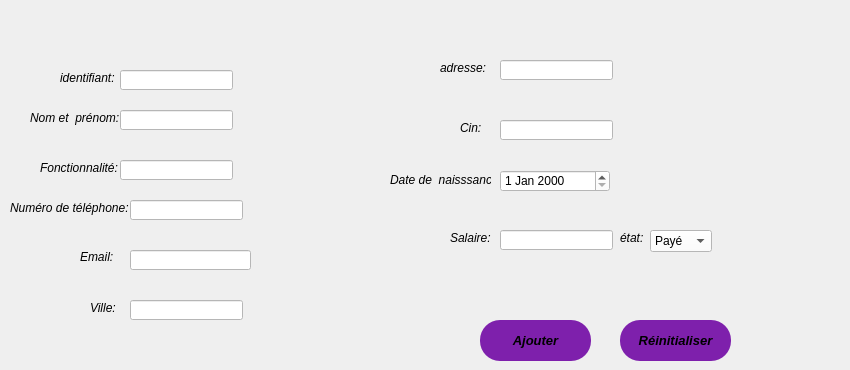
      <widget class="QWidget" name="tab_3">
       <attribute name="title">
        <string> Ajouter  un personnel</string>
       </attribute>
       <widget class="QLabel" name="label_3">
        <property name="geometry">
         <rect>
          <x>30</x>
          <y>110</y>
          <width>91</width>
          <height>16</height>
         </rect>
        </property>
        <property name="font">
         <font>
          <italic>true</italic>
         </font>
        </property>
        <property name="text">
         <string>Nom et  prénom:</string>
        </property>
       </widget>
       <widget class="QLineEdit" name="lineEdit_2">
        <property name="geometry">
         <rect>
          <x>120</x>
          <y>110</y>
          <width>113</width>
          <height>20</height>
         </rect>
        </property>
        <property name="styleSheet">
         <string notr="true">background-color: rgb(255, 255, 255);
</string>
        </property>
       </widget>
       <widget class="QLabel" name="label_5">
        <property name="geometry">
         <rect>
          <x>40</x>
          <y>160</y>
          <width>91</width>
          <height>16</height>
         </rect>
        </property>
        <property name="font">
         <font>
          <italic>true</italic>
         </font>
        </property>
        <property name="text">
         <string>Fonctionnalité:</string>
        </property>
       </widget>
       <widget class="QLineEdit" name="lineEdit_3">
        <property name="geometry">
         <rect>
          <x>120</x>
          <y>160</y>
          <width>113</width>
          <height>20</height>
         </rect>
        </property>
        <property name="styleSheet">
         <string notr="true">background-color: rgb(255, 255, 255);</string>
        </property>
       </widget>
       <widget class="QLabel" name="label_6">
        <property name="geometry">
         <rect>
          <x>10</x>
          <y>200</y>
          <width>121</width>
          <height>16</height>
         </rect>
        </property>
        <property name="font">
         <font>
          <italic>true</italic>
         </font>
        </property>
        <property name="text">
         <string>Numéro de téléphone:</string>
        </property>
       </widget>
       <widget class="QLineEdit" name="lineEdit_4">
        <property name="geometry">
         <rect>
          <x>130</x>
          <y>200</y>
          <width>113</width>
          <height>20</height>
         </rect>
        </property>
        <property name="styleSheet">
         <string notr="true">background-color: rgb(255, 255, 255);</string>
        </property>
       </widget>
       <widget class="QLabel" name="label_7">
        <property name="geometry">
         <rect>
          <x>80</x>
          <y>250</y>
          <width>47</width>
          <height>14</height>
         </rect>
        </property>
        <property name="font">
         <font>
          <italic>true</italic>
         </font>
        </property>
        <property name="text">
         <string>Email:</string>
        </property>
       </widget>
       <widget class="QLineEdit" name="lineEdit_5">
        <property name="geometry">
         <rect>
          <x>130</x>
          <y>250</y>
          <width>121</width>
          <height>20</height>
         </rect>
        </property>
        <property name="styleSheet">
         <string notr="true">background-color: rgb(255, 255, 255);</string>
        </property>
       </widget>
       <widget class="QLineEdit" name="lineEdit_6">
        <property name="geometry">
         <rect>
          <x>130</x>
          <y>300</y>
          <width>113</width>
          <height>20</height>
         </rect>
        </property>
        <property name="styleSheet">
         <string notr="true">alternate-background-color: rgb(255, 255, 255);
background-color: rgb(255, 255, 255);</string>
        </property>
       </widget>
       <widget class="QLabel" name="label_8">
        <property name="geometry">
         <rect>
          <x>90</x>
          <y>300</y>
          <width>31</width>
          <height>16</height>
         </rect>
        </property>
        <property name="font">
         <font>
          <italic>true</italic>
         </font>
        </property>
        <property name="text">
         <string>Ville:</string>
        </property>
       </widget>
       <widget class="QLineEdit" name="lineEdit_7">
        <property name="geometry">
         <rect>
          <x>500</x>
          <y>60</y>
          <width>113</width>
          <height>20</height>
         </rect>
        </property>
        <property name="styleSheet">
         <string notr="true">background-color: rgb(255, 255, 255);</string>
        </property>
       </widget>
       <widget class="QLineEdit" name="lineEdit_8">
        <property name="geometry">
         <rect>
          <x>500</x>
          <y>120</y>
          <width>113</width>
          <height>20</height>
         </rect>
        </property>
        <property name="styleSheet">
         <string notr="true">background-color: rgb(255, 255, 255);</string>
        </property>
       </widget>
       <widget class="QLabel" name="label_9">
        <property name="geometry">
         <rect>
          <x>440</x>
          <y>60</y>
          <width>51</width>
          <height>16</height>
         </rect>
        </property>
        <property name="font">
         <font>
          <italic>true</italic>
         </font>
        </property>
        <property name="text">
         <string>adresse:</string>
        </property>
       </widget>
       <widget class="QLabel" name="label_10">
        <property name="geometry">
         <rect>
          <x>460</x>
          <y>120</y>
          <width>31</width>
          <height>16</height>
         </rect>
        </property>
        <property name="font">
         <font>
          <italic>true</italic>
         </font>
        </property>
        <property name="text">
         <string>Cin:</string>
        </property>
       </widget>
       <widget class="QLabel" name="label_11">
        <property name="geometry">
         <rect>
          <x>450</x>
          <y>230</y>
          <width>91</width>
          <height>16</height>
         </rect>
        </property>
        <property name="font">
         <font>
          <italic>true</italic>
         </font>
        </property>
        <property name="text">
         <string>Salaire:</string>
        </property>
       </widget>
       <widget class="QLineEdit" name="lineEdit_9">
        <property name="geometry">
         <rect>
          <x>500</x>
          <y>230</y>
          <width>113</width>
          <height>20</height>
         </rect>
        </property>
        <property name="styleSheet">
         <string notr="true">background-color: rgb(255, 255, 255);</string>
        </property>
       </widget>
       <widget class="QLabel" name="label_12">
        <property name="geometry">
         <rect>
          <x>620</x>
          <y>230</y>
          <width>91</width>
          <height>16</height>
         </rect>
        </property>
        <property name="font">
         <font>
          <italic>true</italic>
         </font>
        </property>
        <property name="text">
         <string>état:</string>
        </property>
       </widget>
       <widget class="QComboBox" name="comboBox">
        <property name="geometry">
         <rect>
          <x>650</x>
          <y>230</y>
          <width>62</width>
          <height>22</height>
         </rect>
        </property>
        <property name="styleSheet">
         <string notr="true">background-color: rgb(255, 255, 255);</string>
        </property>
        <item>
         <property name="text">
          <string>Payé</string>
         </property>
        </item>
        <item>
         <property name="text">
          <string>Impayé</string>
         </property>
        </item>
        <item>
         <property name="text">
          <string>à Payé</string>
         </property>
        </item>
       </widget>
       <widget class="QLabel" name="label_47">
        <property name="geometry">
         <rect>
          <x>390</x>
          <y>170</y>
          <width>101</width>
          <height>20</height>
         </rect>
        </property>
        <property name="font">
         <font>
          <italic>true</italic>
         </font>
        </property>
        <property name="text">
         <string>Date de  naisssance:</string>
        </property>
       </widget>
       <widget class="QLabel" name="label_19">
        <property name="geometry">
         <rect>
          <x>730</x>
          <y>0</y>
          <width>111</width>
          <height>101</height>
         </rect>
        </property>
        <property name="text">
         <string/>
        </property>
       </widget>
       <widget class="QPushButton" name="ajouter">
        <property name="geometry">
         <rect>
          <x>480</x>
          <y>320</y>
          <width>111</width>
          <height>41</height>
         </rect>
        </property>
        <property name="font">
         <font>
          <pointsize>10</pointsize>
          <weight>75</weight>
          <italic>true</italic>
          <bold>true</bold>
         </font>
        </property>
        <property name="styleSheet">
         <string notr="true">
QPushButton
{
border-radius: 10px 100px / 120px;
background-color: rgb(126, 32, 172);
border-color: rgb(0, 0, 255);
border-radius: 20px;
}
QPushButton:hover
{

border-left:10px solid rgb(255, 255, 255);
color:rgb(255, 255, 255);
}
QPushButton:pressed
{
font: 11pt &quot;Microsoft YaHei&quot;;
}

</string>
        </property>
        <property name="text">
         <string>Ajouter</string>
        </property>
       </widget>
       <widget class="QPushButton" name="ajouter_2">
        <property name="geometry">
         <rect>
          <x>620</x>
          <y>320</y>
          <width>111</width>
          <height>41</height>
         </rect>
        </property>
        <property name="font">
         <font>
          <pointsize>10</pointsize>
          <weight>75</weight>
          <italic>true</italic>
          <bold>true</bold>
         </font>
        </property>
        <property name="styleSheet">
         <string notr="true">
QPushButton
{
border-radius: 10px 100px / 120px;
background-color: rgb(126, 32, 172);
border-color: rgb(0, 0, 255);
border-radius: 20px;
}
QPushButton:hover
{

border-left:10px solid rgb(255, 255, 255);
color:rgb(255, 255, 255);
}
QPushButton:pressed
{
font: 11pt &quot;Microsoft YaHei&quot;;
}

</string>
        </property>
        <property name="text">
         <string>Réinitialiser</string>
        </property>
       </widget>
       <widget class="QDateEdit" name="dateEdit_3">
        <property name="geometry">
         <rect>
          <x>500</x>
          <y>170</y>
          <width>110</width>
          <height>22</height>
         </rect>
        </property>
        <property name="styleSheet">
         <string notr="true">background-color: rgb(255, 255, 255);</string>
        </property>
       </widget>
       <widget class="QLabel" name="label_21">
        <property name="geometry">
         <rect>
          <x>60</x>
          <y>70</y>
          <width>91</width>
          <height>16</height>
         </rect>
        </property>
        <property name="font">
         <font>
          <italic>true</italic>
         </font>
        </property>
        <property name="text">
         <string>identifiant:</string>
        </property>
       </widget>
       <widget class="QLineEdit" name="lineEdit_11">
        <property name="geometry">
         <rect>
          <x>120</x>
          <y>70</y>
          <width>113</width>
          <height>20</height>
         </rect>
        </property>
        <property name="styleSheet">
         <string notr="true">background-color: rgb(255, 255, 255);
</string>
        </property>
       </widget>
       <zorder>label_6</zorder>
       <zorder>label_12</zorder>
       <zorder>label_11</zorder>
       <zorder>label_5</zorder>
       <zorder>label_3</zorder>
       <zorder>lineEdit_2</zorder>
       <zorder>lineEdit_3</zorder>
       <zorder>lineEdit_4</zorder>
       <zorder>label_7</zorder>
       <zorder>lineEdit_5</zorder>
       <zorder>lineEdit_6</zorder>
       <zorder>label_8</zorder>
       <zorder>lineEdit_7</zorder>
       <zorder>lineEdit_8</zorder>
       <zorder>label_9</zorder>
       <zorder>label_10</zorder>
       <zorder>lineEdit_9</zorder>
       <zorder>label_47</zorder>
       <zorder>comboBox</zorder>
       <zorder>label_19</zorder>
       <zorder>ajouter</zorder>
       <zorder>ajouter_2</zorder>
       <zorder>dateEdit_3</zorder>
       <zorder>label_21</zorder>
       <zorder>lineEdit_11</zorder>
      </widget>
